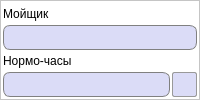
         <widget class="QFrame" name="frame_11">
          <property name="minimumSize">
           <size>
            <width>0</width>
            <height>0</height>
           </size>
          </property>
          <property name="styleSheet">
           <string notr="true">QFrame {
	background-color: white;
}</string>
          </property>
          <property name="frameShape">
           <enum>QFrame::StyledPanel</enum>
          </property>
          <property name="frameShadow">
           <enum>QFrame::Raised</enum>
          </property>
          <layout class="QGridLayout" name="gridLayout_20">
           <property name="leftMargin">
            <number>2</number>
           </property>
           <property name="topMargin">
            <number>2</number>
           </property>
           <property name="rightMargin">
            <number>2</number>
           </property>
           <property name="bottomMargin">
            <number>2</number>
           </property>
           <property name="horizontalSpacing">
            <number>2</number>
           </property>
           <property name="verticalSpacing">
            <number>1</number>
           </property>
           <item row="1" column="0" colspan="2">
            <widget class="QLineEdit" name="washerLine">
             <property name="minimumSize">
              <size>
               <width>0</width>
               <height>25</height>
              </size>
             </property>
             <property name="font">
              <font>
               <pointsize>10</pointsize>
              </font>
             </property>
             <property name="focusPolicy">
              <enum>Qt::NoFocus</enum>
             </property>
             <property name="styleSheet">
              <string notr="true">QLineEdit {
	border: 1px solid gray;
    border-radius: 7px;
    background-color: #dbdcf7;
	padding-left: 3px;
}</string>
             </property>
             <property name="readOnly">
              <bool>true</bool>
             </property>
            </widget>
           </item>
           <item row="0" column="0" colspan="2">
            <widget class="QLabel" name="label_22">
             <property name="font">
              <font>
               <pointsize>9</pointsize>
              </font>
             </property>
             <property name="styleSheet">
              <string notr="true">QLabel {
	background-color: transparent;
	border: 0px;
}</string>
             </property>
             <property name="text">
              <string>Мойщик</string>
             </property>
            </widget>
           </item>
           <item row="3" column="1">
            <widget class="QPushButton" name="clearWasherButton">
             <property name="minimumSize">
              <size>
               <width>25</width>
               <height>25</height>
              </size>
             </property>
             <property name="maximumSize">
              <size>
               <width>25</width>
               <height>25</height>
              </size>
             </property>
             <property name="toolTip">
              <string>Вернуть работника</string>
             </property>
             <property name="styleSheet">
              <string notr="true">QPushButton {
	background-color: #dbdcf7;
	border: 1px solid #999999;
	border-radius: 2px;
}

QPushButton:hover {
	background-color: #d5d6f0;
	border: 1px solid #acacac;
}

QPushButton:pressed {
	background-color: #cbcde6;
	border: 2px solid #999999;
}</string>
             </property>
             <property name="text">
              <string/>
             </property>
             <property name="icon">
              <iconset resource="images.qrc">
               <normaloff>:/images/returnEmployee.png</normaloff>:/images/returnEmployee.png</iconset>
             </property>
             <property name="iconSize">
              <size>
               <width>25</width>
               <height>25</height>
              </size>
             </property>
             <property name="autoDefault">
              <bool>false</bool>
             </property>
            </widget>
           </item>
           <item row="3" column="0">
            <widget class="QLineEdit" name="washerHoursLine">
             <property name="minimumSize">
              <size>
               <width>0</width>
               <height>25</height>
              </size>
             </property>
             <property name="maximumSize">
              <size>
               <width>16777215</width>
               <height>16777215</height>
              </size>
             </property>
             <property name="font">
              <font>
               <pointsize>10</pointsize>
              </font>
             </property>
             <property name="styleSheet">
              <string notr="true">QLineEdit {
	border: 1px solid gray;
    border-radius: 7px;
    background-color: #dbdcf7;
	padding-left: 3px;
}</string>
             </property>
            </widget>
           </item>
           <item row="2" column="0" colspan="2">
            <widget class="QLabel" name="label_27">
             <property name="font">
              <font>
               <pointsize>9</pointsize>
              </font>
             </property>
             <property name="styleSheet">
              <string notr="true">QLabel {
	background-color: transparent;
	border: 0px;
}</string>
             </property>
             <property name="text">
              <string>Нормо-часы</string>
             </property>
            </widget>
           </item>
          </layout>
         </widget>
